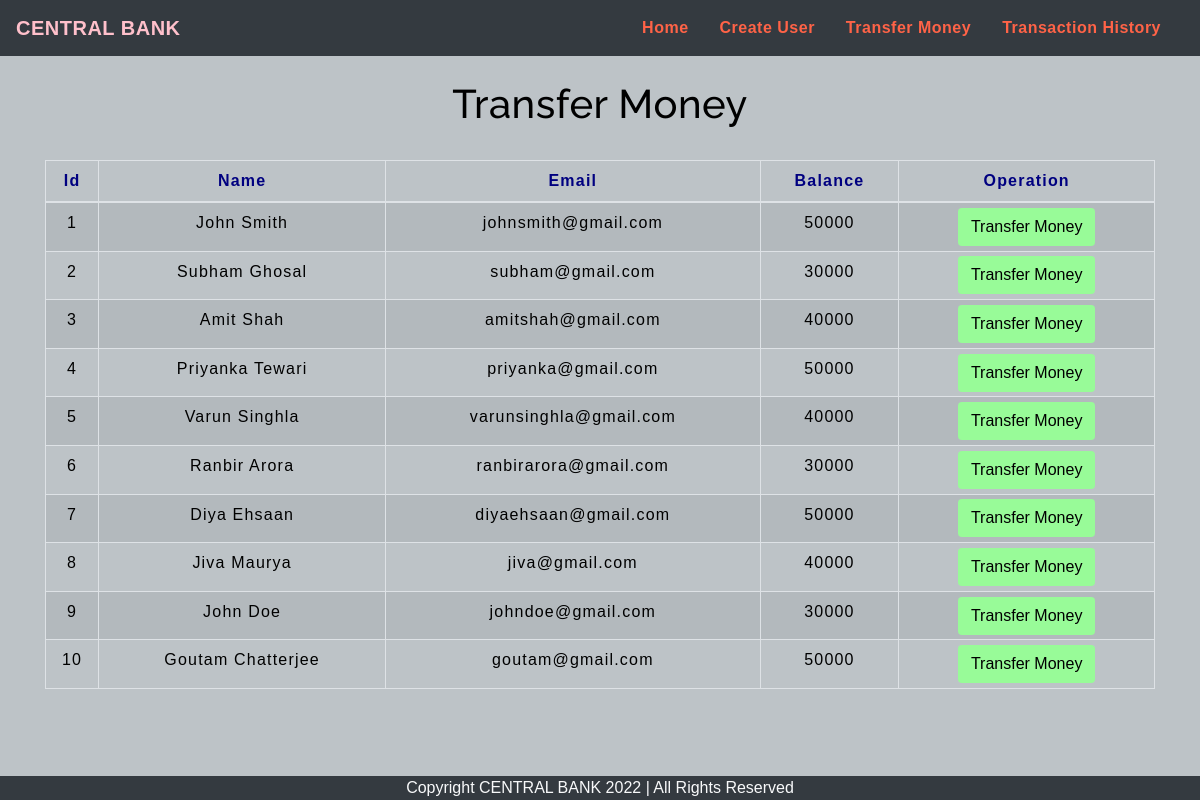
The app's page /transfermoney.php with its own data.
### tables this page shows
CREATE TABLE `users` (
  `id` int(3) NOT NULL,
  `name` text NOT NULL,
  `email` varchar(30) NOT NULL,
  `balance` int(8) NOT NULL
);

### transfermoney.php (the view, shortened to what this page needs)
<!DOCTYPE html>
<html lang="en">
<head>
    <link rel="stylesheet" href="https://maxcdn.bootstrapcdn.com/bootstrap/4.0.0/css/bootstrap.min.css">
    <link rel="stylesheet" type="text/css" href="css/table.css">
    <link rel="stylesheet" type="text/css" href="css/navbar.css">
</head>
<body style="background-color : #BDC3C7;">
<?php
    include 'config.php';
    $sql = "SELECT * FROM users";
    $result = mysqli_query($conn,$sql);
?>
<?php
  include 'navbar.php';
?>
<div class="container">
        <h2 class="text-center pt-4" style="color : black;">Transfer Money</h2>
        <br>
            <div class="row">
                <div class="col">
                    <div class="table-responsive-sm">
                    <table class="table table-hover table-sm table-striped table-condensed table-bordered" style="border-color:black;">
                        <thead style="color : navy;">
                            <tr>
                            <th scope="col" class="text-center py-2">Id</th>
                            <th scope="col" class="text-center py-2">Name</th>
                            <th scope="col" class="text-center py-2">Email</th>
                            <th scope="col" class="text-center py-2">Balance</th>
                            <th scope="col" class="text-center py-2">Operation</th>
                            </tr>
                        </thead>
                        <tbody>
                <?php
                    while($rows=mysqli_fetch_assoc($result)){
                ?>
                    <tr style="color : black;">
                        <td class="py-2"><?php echo $rows['id'] ?></td>
                        <td class="py-2"><?php echo $rows['name']?></td>
                        <td class="py-2"><?php echo $rows['email']?></td>
                        <td class="py-2"><?php echo $rows['balance']?></td>
                        <td><a href="userdetail.php?id= <?php echo  $rows['id'] ;?>"> <button type="button" class="btn" style="background-color : #98FB98;">Transfer Money</button></a></td>
                    </tr>
                <?php
                    }
                ?>
                        </tbody>
                    </table>
                    </div>
                </div>
            </div>
         </div>
         <?php include 'partials/footer.php';?>
</body>
</html>

### navbar.php (shortened to what this page needs)
<nav class="navbar navbar-expand-md navbar-dark bg-dark">
      <a class="navbar-brand" href="index.php" style="color : #FFC0CB;"><b>CENTRAL BANK</b></a>
      <div class="collapse navbar-collapse" id="collapsibleNavbar">
            <ul class="navbar-nav ml-auto">
              <li class="nav-item">
                <a class="nav-link" href="index.php" style="color : #FF6347;"><b>Home</b></a>
              </li>
              <li class="nav-item">
                <a class="nav-link" href="createuser.php" style="color : #FF6347;"><b>Create User</b></a>
              </li>
              <li class="nav-item">
                <a class="nav-link" href="transfermoney.php" style="color : #FF6347;"><b>Transfer Money</b></a>
              </li>
              <li class="nav-item">
                <a class="nav-link" href="transactionhistory.php" style="color : #FF6347;"><b>Transaction History</b></a>
              </li>
          </div>
       </nav>

### partials/footer.php
<div class="container-fluid bg-dark text-light fixed-bottom">
    <p class="text-center mb-0 ">Copyright CENTRAL BANK 2022 | All Rights Reserved</p>
</div>

### css/table.css (style rules this page uses)
* { padding: 0; margin: 0; box-sizing: border-box; font-family: sans-serif; }
h2 { font-size: 40px; }
table { letter-spacing: 1.2px; }
td { text-align: center; }
button { border:none; background: #d9d9d9; transition: 1s; }

### css/navbar.css (style rules this page uses)
.nav-link { margin-right: 15px; color:#2F363F; letter-spacing: 0.5px; transition: 0.5s; }
.navbar-brand { color: #4C4B4B; letter-spacing: 0.5px; }
h2 { color: #4C4B4B; letter-spacing: 0.5px; font-family: raleway; }

### transfermoney.php (style rules this page uses)
button { transition: 1.5s; }

### records on screen
users: id "1", name "John Smith", email "johnsmith@gmail.com", balance "50000"
users: id "2", name "Subham Ghosal", email "subham@gmail.com", balance "30000"
users: id "3", name "Amit Shah", email "amitshah@gmail.com", balance "40000"
users: id "4", name "Priyanka Tewari", email "priyanka@gmail.com", balance "50000"
users: id "5", name "Varun Singhla", email "varunsinghla@gmail.com", balance "40000"
users: id "6", name "Ranbir Arora", email "ranbirarora@gmail.com", balance "30000"
users: id "7", name "Diya Ehsaan", email "diyaehsaan@gmail.com", balance "50000"
users: id "8", name "Jiva Maurya", email "jiva@gmail.com", balance "40000"
users: id "9", name "John Doe", email "johndoe@gmail.com", balance "30000"
users: id "10", name "Goutam Chatterjee", email "goutam@gmail.com", balance "50000"
